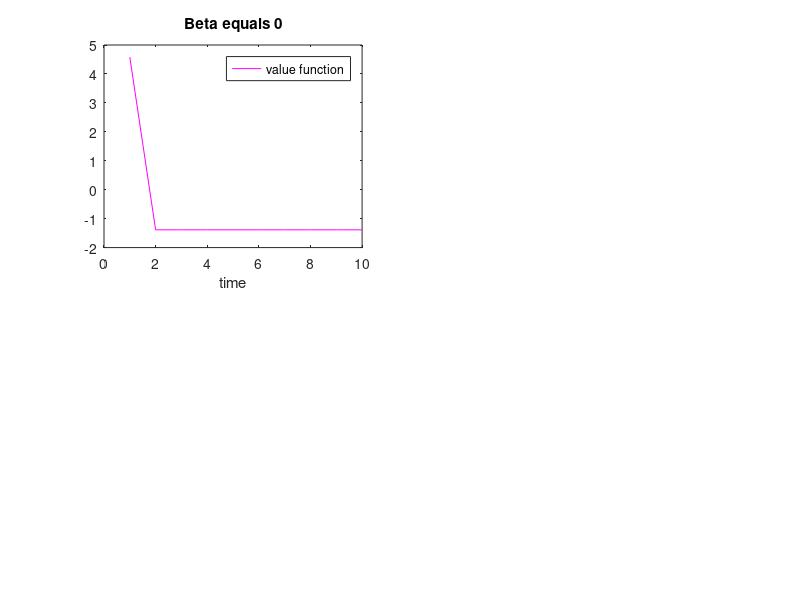

MATLAB code to generate this figure: (Note: this script raises an error after producing the figure.)
%% Dependency of the value function on the discount factor

% beta=0
% parameters
beta = 0;     % discount factor
T = 10;         % time span
k1 = 100;       % initial capital
npoints = 400;  % nb.points in the grid search

k = linspace(0, k1, npoints+1);               % set all values for K
V = [NaN(length(k), T), zeros(length(k), 1)]; % prealocate V

% backward: grid search (loop over possible values of k(t) and k(t+1))
aux = NaN(length(k), length(k), T);

for t = T:-1:1       
    for in = 1:length(k)
        for out = 1:in
            c = k(in)-k(out);
            aux(in, out, t) = log(c)+beta*V(out, t+1);
        end
    end
    V(:,t) = max(aux(:,:,t), [], 2); % get the maximun by columns
end

% forward: compute optimal results
vf = NaN(T, 1);             % prealocate value function 
capital = [k1; NaN(T, 1)];  % prealocate capital
consumption = NaN(T, 1);    % prealocate consumption
for t = 1:T
    vf(t) = V(k==capital(t), t);
    capital(t+1) = k(aux(k==capital(t), :, t)==vf(t));
    consumption(t) = capital(t)-capital(t+1);
end

subplot(2,2,1)
% value function
plot(1:T, vf, 'm'); 
title('Beta equals 0')
xlabel('time'); 
legend('value function')

disp('Value Function when beta=0')
% show results
pkg load tablicious                       % Load the pkg that formulates the table
Table = {'t','vf'};
t = [1;2;3;4;5;6;7;8;9;10];
vf = vf;
tab = table (t, vf);
prettyprint (tab)


% beta=0.5
% parameters
beta = 0.5;     % discount factor
T = 10;         % time span
k1 = 100;       % initial capital
npoints = 400;  % nb.points in the grid search

k = linspace(0, k1, npoints+1);               % set all values for K
V = [NaN(length(k), T), zeros(length(k), 1)]; % prealocate V

% backward: grid search (loop over possible values of k(t) and k(t+1))
aux = NaN(length(k), length(k), T);

for t = T:-1:1       
    for in = 1:length(k)
        for out = 1:in
            c = k(in)-k(out);
            aux(in, out, t) = log(c)+beta*V(out, t+1);
        end
    end
    V(:,t) = max(aux(:,:,t), [], 2); % get the maximun by columns
end

% forward: compute optimal results
vf = NaN(T, 1);             % prealocate value function 
capital = [k1; NaN(T, 1)];  % prealocate capital
consumption = NaN(T, 1);    % prealocate consumption
for t = 1:T
    vf(t) = V(k==capital(t), t);
    capital(t+1) = k(aux(k==capital(t), :, t)==vf(t));
    consumption(t) = capital(t)-capital(t+1);
end


subplot(2,2,2)
% value function
plot(1:T, vf, 'm'); 
title('Beta equals 0.5')
xlabel('time'); 
legend('value function')

disp(' ')
disp('Value Function when beta=0.5')
% show results
% if you have not loaded the pkg tablicious before, please go back to line 45 and execute it
Table = {'t','vf'};
t = [1;2;3;4;5;6;7;8;9;10];
vf = vf;
tab = table (t, vf);
prettyprint (tab)

% beta=1
% parameters
beta = 1;     % discount factor
T = 10;         % time span
k1 = 100;       % initial capital
npoints = 400;  % nb.points in the grid search

k = linspace(0, k1, npoints+1);               % set all values for K
V = [NaN(length(k), T), zeros(length(k), 1)]; % prealocate V

% backward: grid search (loop over possible values of k(t) and k(t+1))
aux = NaN(length(k), length(k), T);

for t = T:-1:1       
    for in = 1:length(k)
        for out = 1:in
            c = k(in)-k(out);
            aux(in, out, t) = log(c)+beta*V(out, t+1);
        end
    end
    V(:,t) = max(aux(:,:,t), [], 2); % get the maximun by columns
end

% forward: compute optimal results
vf = NaN(T, 1);             % prealocate value function 
capital = [k1; NaN(T, 1)];  % prealocate capital
consumption = NaN(T, 1);    % prealocate consumption
for t = 1:T
    vf(t) = V(k==capital(t), t);
    capital(t+1) = k(aux(k==capital(t), :, t)==vf(t));
    consumption(t) = capital(t)-capital(t+1);
end


subplot(2,2,3)
% value function
plot(1:T, vf, 'm'); 
title('Beta equals 1')
xlabel('time'); 
legend('value function')

disp(' ')
disp('Value Function when beta=1')
% show results
% if you have not loaded the pkg tablicious before, please go back to line 45 and execute it
Table = {'t','vf'};
t = [1;2;3;4;5;6;7;8;9;10];
vf = vf;
tab = table (t, vf);
prettyprint (tab)

% beta=2
% parameters
beta = 2;     % discount factor
T = 10;         % time span
k1 = 100;       % initial capital
npoints = 400;  % nb.points in the grid search

k = linspace(0, k1, npoints+1);               % set all values for K
V = [NaN(length(k), T), zeros(length(k), 1)]; % prealocate V

% backward: grid search (loop over possible values of k(t) and k(t+1))
aux = NaN(length(k), length(k), T);

for t = T:-1:1       
    for in = 1:length(k)
        for out = 1:in
            c = k(in)-k(out);
            aux(in, out, t) = log(c)+beta*V(out, t+1);
        end
    end
    V(:,t) = max(aux(:,:,t), [], 2); % get the maximun by columns
end

% forward: compute optimal results
vf = NaN(T, 1);             % prealocate value function 
capital = [k1; NaN(T, 1)];  % prealocate capital
consumption = NaN(T, 1);    % prealocate consumption
for t = 1:T
    vf(t) = V(k==capital(t), t);
    capital(t+1) = k(aux(k==capital(t), :, t)==vf(t));
    consumption(t) = capital(t)-capital(t+1);
end


subplot(2,2,4)
% value function
plot(1:T, vf, 'm'); 
title('Beta equals 2')
xlabel('time'); 
legend('value function')

disp(' ')
disp('Value Function when beta=2')
% show results
% if you have not loaded the pkg tablicious before, please go back to line 45 and execute it
Table = {'t','vf'};
t = [1;2;3;4;5;6;7;8;9;10];
vf = vf;
tab = table (t, vf);
prettyprint (tab)
